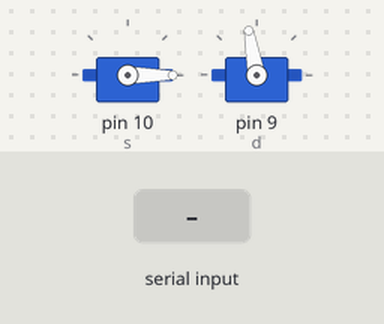
The sketch below on a simulated Arduino Uno, built with avr-gcc and run on an emulated ATmega328P. On the bench: 2 × servo. The inputs (shaded band) are chosen by the test bench.

Above: at 1.2 s.
1.3 s: "T" received over Serial
At 2.1 s:
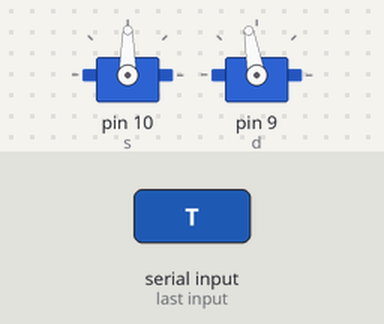
4.3 s: "O" received over Serial
At 4.9 s:
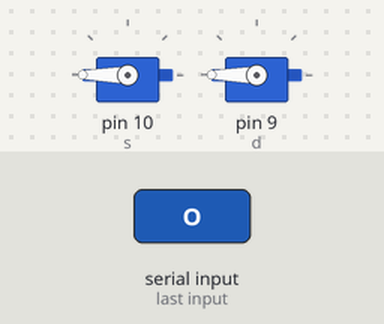
5.8 s: "U" received over Serial
At 7.0 s:
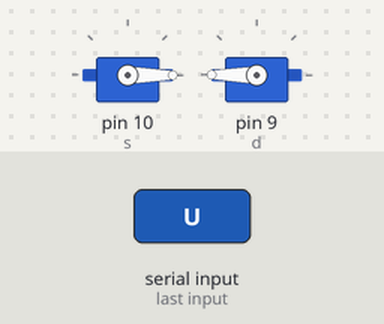
7.3 s: "F" received over Serial
At 8.4 s:
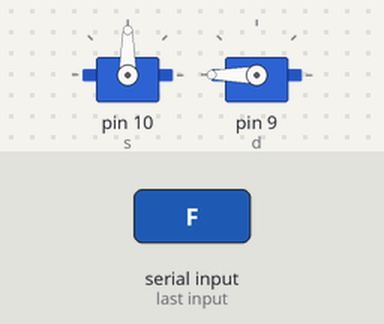
8.8 s: "D" received over Serial
At 9.5 s:
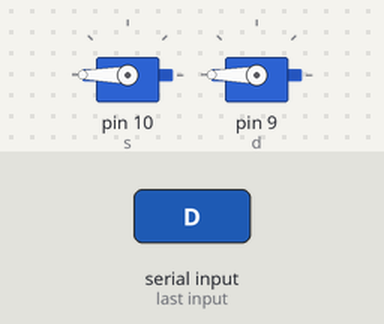
10.3 s: "C" received over Serial
At 10.6 s:
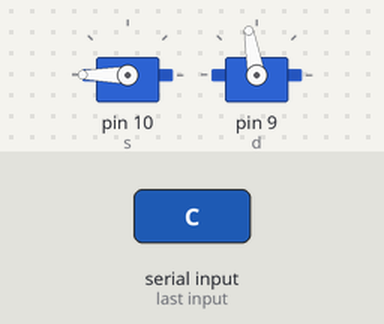
Timing chart, 0 to 12.8 s (numbered marks = the images above; inputs shaded):
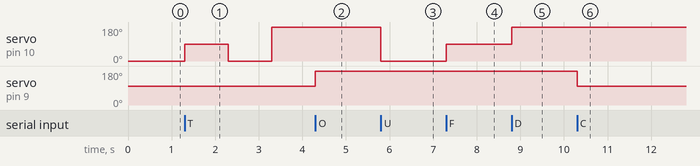

Measured:
- after the input at 1.3 s, servo on pin 10 (s): 0° → 90° at once, → 0° 1.0 s later, → 180° 1.0 s later
- after the input at 4.3 s, servo on pin 9 (d): 100° → 180° at once
- after the input at 5.8 s, servo on pin 10 (s): 180° → 0° at once
- after the input at 7.3 s, servo on pin 10 (s): 0° → 90° at once
- after the input at 8.8 s, servo on pin 10 (s): 90° → 180° at once
- after the input at 10.3 s, servo on pin 9 (d): 180° → 100° at once

The sketch:

wheels.ino
```cpp
// program for arduino that controls wheels - servo is connected to PIN D10
#include <Servo.h>

#define TRIG 4
#define ECHO 3

Servo s;
Servo d;

void setup()
{
  pinMode(TRIG, OUTPUT);
  pinMode(ECHO, INPUT);

  s.attach(10);
  d.attach(9);
  Serial.begin(115200);
  s.write(0);
  d.write(100);
}

int meraj()
{
  digitalWrite(TRIG, HIGH);
  delayMicroseconds(10);
  digitalWrite(TRIG, LOW);
  long tm = millis();

  while (digitalRead(ECHO) == 0)
  {
     //cakame na zaciatok pulzu
     if (millis() - tm > 20) break;
  }

  if (digitalRead(ECHO) == 0) return 200;

  long zaciatok = micros();
  while (digitalRead(ECHO) == 1)
  {
    //cakame na koniec pulzu
  }
  long koniec = micros();
  int vzdialenost = (koniec - zaciatok) / 58;
  return vzdialenost;
}

void loop()
{
  if (Serial.available())
  {
    char c = Serial.read();
    if (c == 'M') Serial.write('M');
    else if (c == 'U') s.write(0);
    else if (c == 'D') s.write(180);
    else if (c == 'F') s.write(90);
    else if (c == 'T') test();
    else if (c == 'O') d.write(180);
    else if (c == 'C') d.write(100);
    else if (c == 'V') { if (meraj() < 20) Serial.write('P'); else Serial.write('V'); }
    else Serial.write('?');

  }
}

void test()
{
  s.write(90);
  delay(1000);
  s.write(0);
  delay(1000);
  s.write(180);
  delay(1000);
}
```
